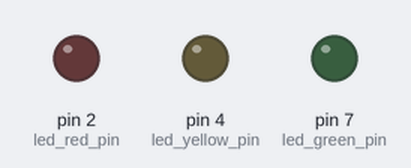
A sketch run on a simulated Arduino Uno, built with avr-gcc and run on an emulated ATmega328P. Parts: output pins drawn as LEDs (lit = HIGH).

Above: at 0.5 s.
At 1.5 s:
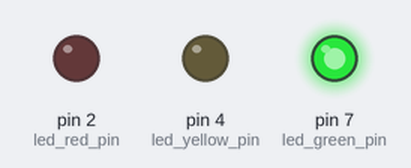
At 2.5 s:
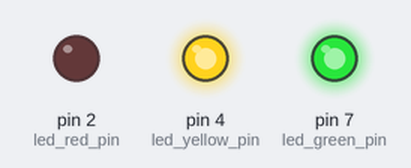
At 3.5 s:
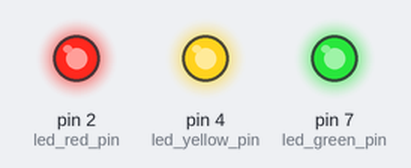
Timing chart, 0 to 5.2 s (numbered marks = the images above):
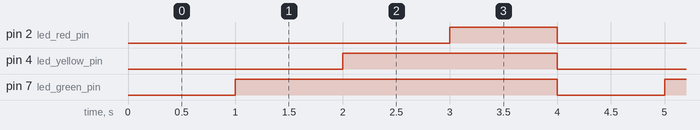

Measured:
- by itself, pin 2 (led_red_pin): alternates HIGH for 1.0 s and LOW for 3.0 s
- by itself, pin 4 (led_yellow_pin): alternates HIGH for 2.0 s and LOW for 2.0 s
- by itself, pin 7 (led_green_pin): alternates HIGH for 3.0 s and LOW for 1.0 s

The sketch:

traffic_light.ino
```cpp
/*
 * Traffic light test of LEDs
 * Turns on green, yellow, red LEDs in sequence when button pressed
 * There is a 1 second delay between each step
 */

const int led_red_pin = 2;
const int led_yellow_pin = 4;
const int led_green_pin = 7;
int count = 0;


void setup() {
  pinMode(led_red_pin, OUTPUT);
  pinMode(led_yellow_pin, OUTPUT);
  pinMode(led_green_pin, OUTPUT);
}

void loop() {
  if (count > 0)
    digitalWrite(led_green_pin, HIGH);
  else
    digitalWrite(led_green_pin, LOW);

  if (count > 1)
    digitalWrite(led_yellow_pin, HIGH);
  else
    digitalWrite(led_yellow_pin, LOW);

  if (count > 2)
    digitalWrite(led_red_pin, HIGH);
  else
    digitalWrite(led_red_pin, LOW);

  count = (count + 1) % 4;

  delay(1000);
}
```
